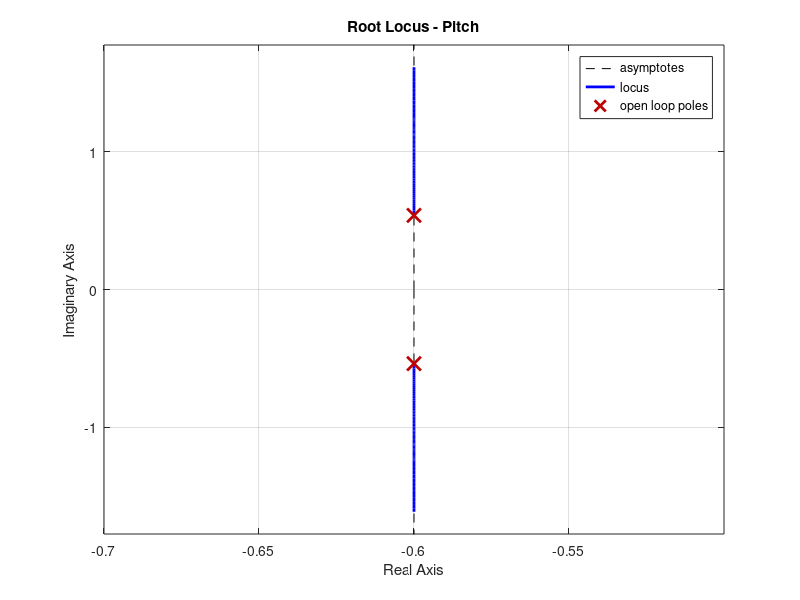
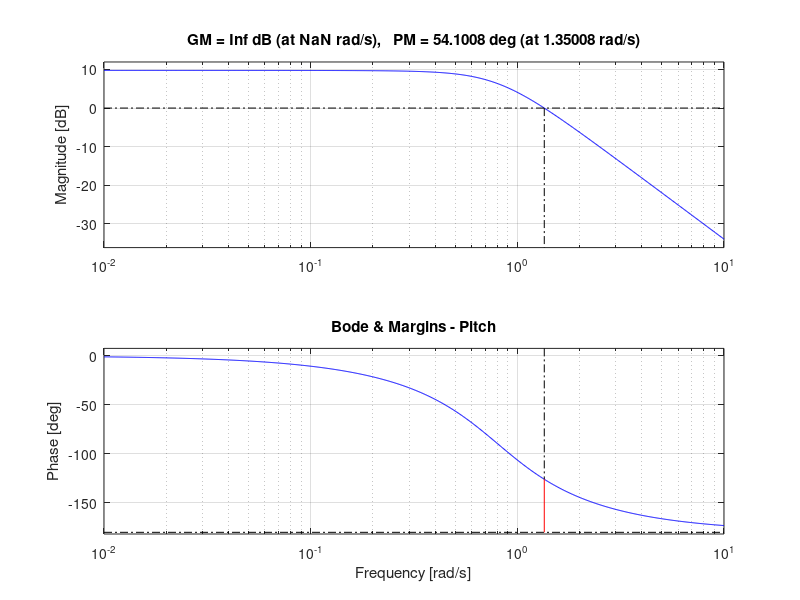
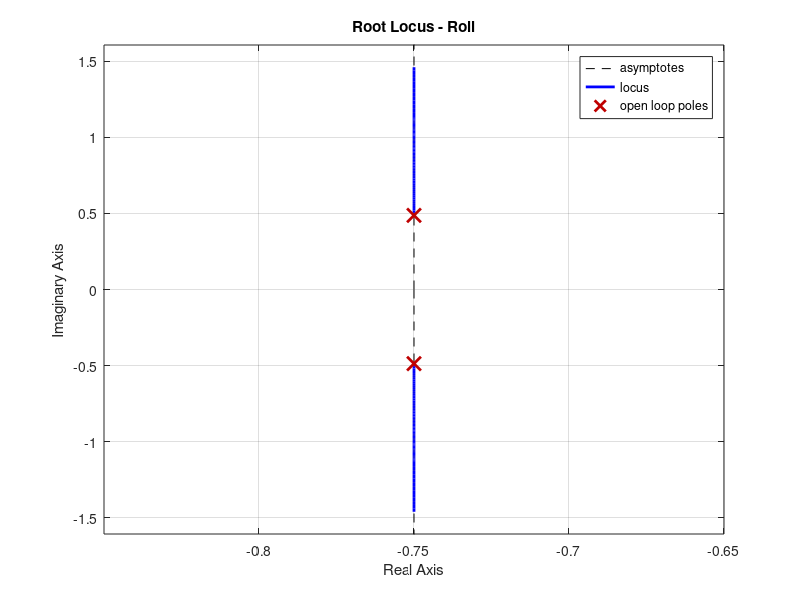
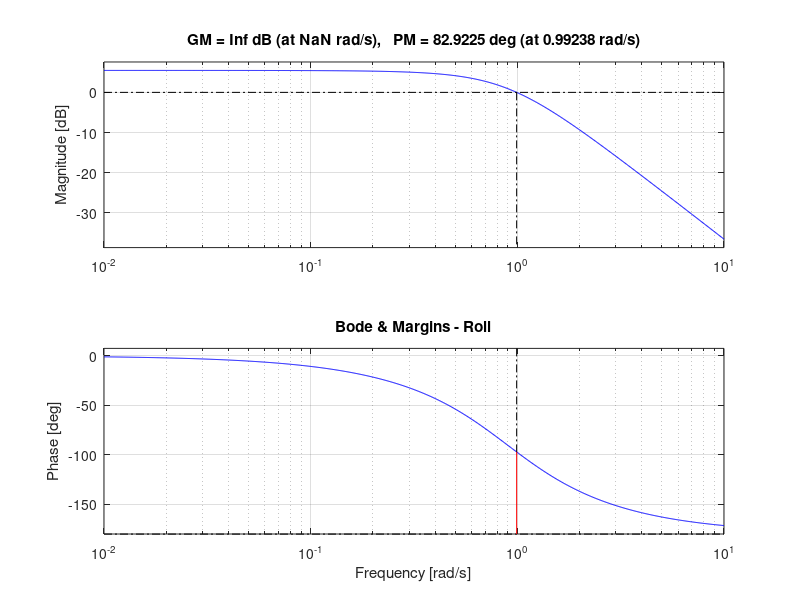

MATLAB code to generate these figures, in order: (Note: this script raises an error after producing the figures.)
%% flight_pitch_roll.m
close all; clear; clc;

%% ----- PARAMETERS (example, change if you have real data) -----
% Pitch
a1 = -0.65; a2 = -1.2; bp = 2.0;
A_p = [0 1; a1 a2]; B_p = [0; bp]; C_p = [1 0]; D_p = 0;
sys_p = ss(A_p,B_p,C_p,D_p);
G_p = tf(sys_p); % theta(s)/delta_e(s)

% Roll
a3 = -0.8; a4 = -1.5; br = 1.5;
A_r = [0 1; a3 a4]; B_r = [0; br]; C_r = [1 0]; D_r = 0;
sys_r = ss(A_r,B_r,C_r,D_r);
G_r = tf(sys_r); % phi(s)/delta_a(s)

%% ----- OPEN-LOOP ANALYSIS -----
disp('--- Pitch Open-loop poles ---'); disp(eig(A_p));
disp('--- Roll Open-loop poles ---'); disp(eig(A_r));

figure; rlocus(G_p); title('Root Locus - Pitch');
figure; margin(G_p); title('Bode & Margins - Pitch'); [GMp,PMp,Wcg,Wcp] = margin(G_p);
fprintf('Pitch GM = %g dB, PM = %g deg\n',20*log10(GMp),PMp);

figure; rlocus(G_r); title('Root Locus - Roll');
figure; margin(G_r); title('Bode & Margins - Roll'); [GMr,PMr,~,~] = margin(G_r);
fprintf('Roll GM = %g dB, PM = %g deg\n',20*log10(GMr),PMr);

%% ----- SIMPLE CLASSICAL DESIGN EXAMPLE (Pitch) -----
% PD controller (example)
Kp = 30; Kd = 2;
s = tf('s');
C_pd = Kp + Kd*s;
figure; rlocus(C_pd*G_p); title('Root Locus - Pitch with PD');
K_choice = 40;
sys_cl_pd = feedback(K_choice*C_pd*G_p,1);
figure; step(sys_cl_pd); title('Closed-loop Step - Pitch (PD)'); stepinfo(sys_cl_pd)

%% ----- STATE-FEEDBACK and LQR (Pitch) -----
% Check controllability
rank_ctrb = rank(ctrb(A_p,B_p));
fprintf('Pitch controllability rank = %d (max 2)\n', rank_ctrb);

% Pole placement
des_poles = [-2+1j, -2-1j];
K_place = place(A_p,B_p,des_poles);
sys_cl_place = ss(A_p - B_p*K_place, B_p, C_p, 0);
figure; step(sys_cl_place); title('State-feedback (pole place) - Pitch'); stepinfo(sys_cl_place)

% LQR
Q = diag([100, 10]); R = 1;
K_lqr = lqr(A_p,B_p,Q,R);
sys_cl_lqr = ss(A_p - B_p*K_lqr, B_p, C_p, 0);
figure; step(sys_cl_lqr); title('LQR - Pitch'); stepinfo(sys_cl_lqr)

%% ----- COMPARE RESPONSES (overlay) -----
t = 0:0.01:10;
[y_pd, t] = step(sys_cl_pd, t);
[y_place, ~] = step(sys_cl_place, t);
[y_lqr, ~] = step(sys_cl_lqr, t);

figure; plot(t,y_pd,'LineWidth',1.5); hold on;
plot(t,y_place,'--','LineWidth',1.3);
plot(t,y_lqr,':','LineWidth',1.3); grid on;
legend('PD (K=40)','State-place','LQR'); xlabel('Time (s)'); ylabel('Pitch (rad)');
title('Controller Comparison - Pitch');

%% ----- ROBUSTNESS: param sweep (Pitch) -----
% Vary a1,a2 ±20% and plot closed-loop poles for LQR
a1s = a1*(0.8:0.05:1.2);
a2s = a2*(0.8:0.05:1.2);
figure; hold on; title('Closed-loop poles (LQR) under param variation - Pitch');
for aa1 = a1s
    for aa2 = a2s
        Ap = [0 1; aa1 aa2];
        sys_tmp = ss(Ap - B_p*K_lqr, B_p, C_p, 0);
        poles_tmp = eig(Ap - B_p*K_lqr);
        plot(real(poles_tmp), imag(poles_tmp),'.');
    end
end
xlabel('Real'); ylabel('Imag'); grid on;

disp('Script finished.');
